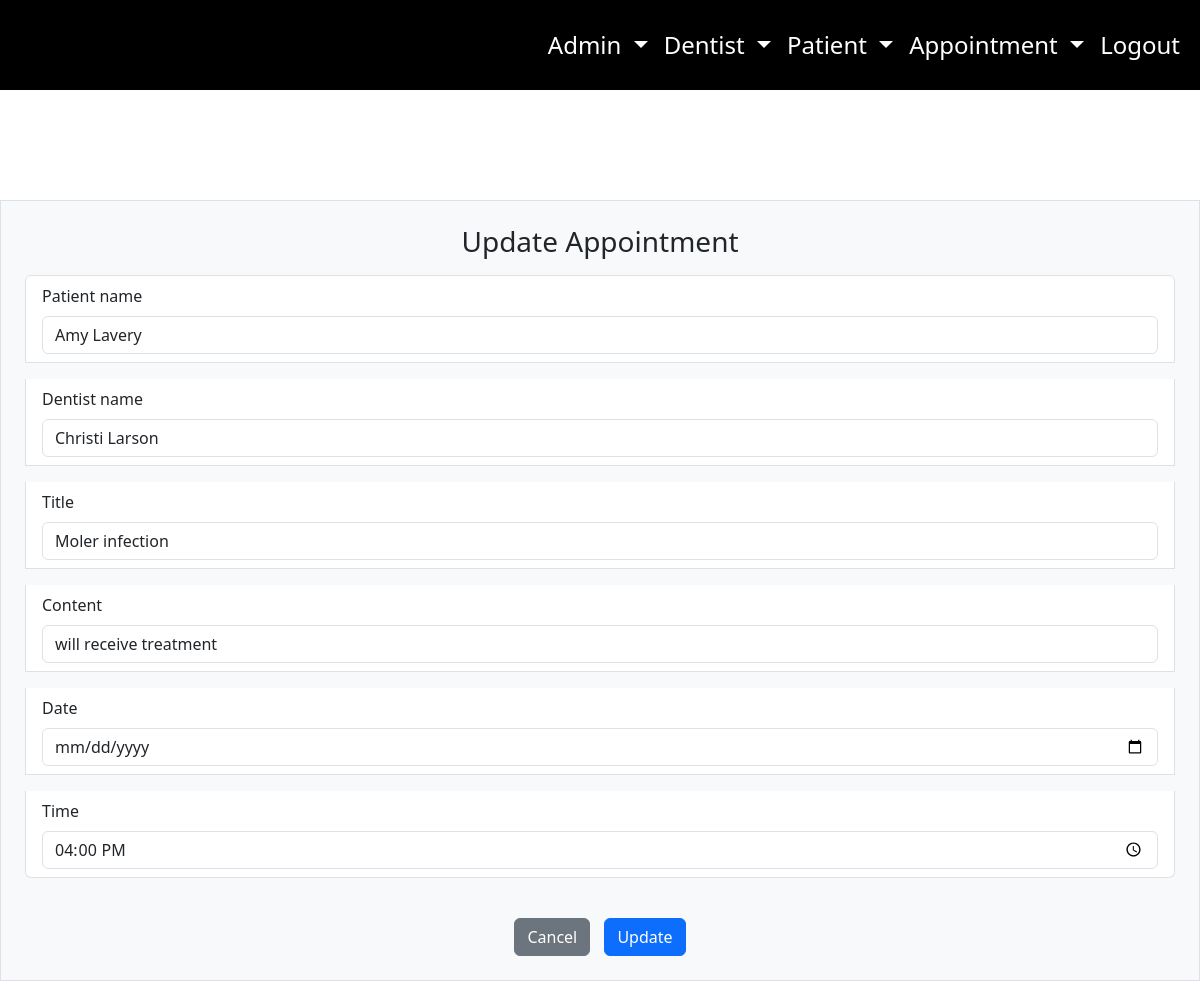
The page /update-appointment/5/ (signed in) on the database its author committed.
### staff/models.py (models this page shows, shortened)
class Appointment(models.Model):
    patient = models.ForeignKey(Patient, on_delete=models.CASCADE)
    dentist = models.ForeignKey(Dentist, on_delete=models.DO_NOTHING)
    title = models.CharField(max_length=200, null=True, blank=False)
    content = models.CharField(max_length=500, null=True, blank=False)
    appointment_date = models.DateTimeField(null=True, blank=False)
    appointment_time = models.TimeField(null=True, blank=False)

### staff/views.py (the view)
# urls.py: path('update-appointment/<int:pk>/', views.AppointmentUpdateView.as_view(), name='appointment-update-page'),
class AppointmentUpdateView(LoginRequiredMixin, UpdateView):
     model = Appointment
     template_name = 'staff/appointment-update.html'
     fields = [
          'patient',
          'dentist',
          'title',
          'content',
          'appointment_date',
          'appointment_time',
     ]

### staff/models.py (called while the page is built)
    def __str__(self):
        return f'{self.first_name} {self.last_name}'

    def __str__(self):
        return f'{self.first_name} {self.last_name}'

### staff/templates/staff/appointment-update.html (shortened to what this page needs)
{% extends 'staff/index.html' %}
{% load widget_tweaks %}
{% block content %}
<form method="POST" class="border p-4 bg-light" style="margin-top: 200px;">
    <h1 class="h3 mb-3 font-weight-normal text-center">Update Appointment</h1>
    <ul class="list-group">
        <li class="list-group-item mb-3">
            <label for="{{ form.patient.id_for_label }}" class="form-label">Patient name</label>
            {% render_field form.patient class='form-control' placeholder="Patient name" %}
        </li>
        <li class="list-group-item mb-3">
            <label for="{{ form.dentist.id_for_label }}" class="form-label">Dentist name</label>
            {% render_field form.dentist class='form-control' placeholder="Dentist name" %}
        </li>
        <li class="list-group-item mb-3">
            <label for="{{ form.title.id_for_label }}" class="form-label">Title</label>
            {% render_field form.title class='form-control' placeholder="Title" %}
        </li>
        <li class="list-group-item mb-3">
            <label for="{{ form.content.id_for_label }}" class="form-label">Content</label>
            {% render_field form.content class='form-control' placeholder="Content" %}
        </li>
        <li class="list-group-item mb-3">
            <label for="{{ form.appointment_date.id_for_label }}" class="form-label">Date</label>
            {% render_field form.appointment_date type='date' class='form-control' placeholder="Date" %}
        </li>
        <li class="list-group-item mb-3">
            <label for="{{ form.appointment_time.id_for_label }}" class="form-label">Time</label>
            {% render_field form.appointment_time type='time' class='form-control' placeholder="Time" %}
        </li>
    </ul>
    <div class="mt-4 text-center">
        <a href="{% url 'appointment-list-page' %}" class="btn btn-secondary">Cancel</a>
        <button type="submit" class="btn btn-primary" style="margin-left: 10px;">Update</button>
    </div>
</form>
    </body>
    {% endblock content %}

### staff/static/staff/main.css (style rules this page uses)
body { margin: 0; padding: 0; overflow-x: hidden; margin-bottom: 3000px; background-color: red; }
h1 { font-size: 100px; }
body { margin: 0; }

### rows shown on the page
Appointment: patient "Amy Lavery", dentist "Christi Larson", title "Moler infection", content "will receive treatment", appointment_time "16:00:00"
